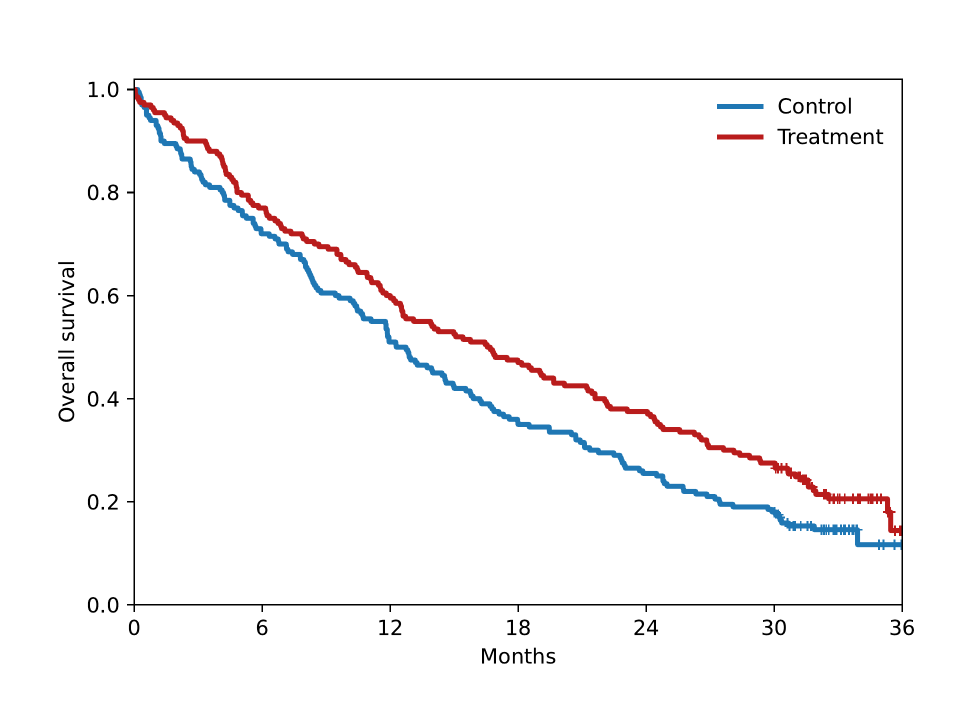
#> input picture data/images/base_clean_300dpi.png, 1920 x 1440 px (shown at 1/2 size)
$ python -i generate_images.py   (imports and definitions only)
#> lines starting #> are read from the running program, lines starting #| are printed output that depends on the picture
#> further down, picture is the input picture: PIL image 1920x1440 RGB; mean R, G, B 249.6, 249, 249.6
from __future__ import annotations

from runtime import run_root

import argparse
import io
import json
import platform
import shutil
import subprocess
import tempfile
from pathlib import Path

import matplotlib

# [1 line not run here, left out]
import matplotlib.pyplot as plt
import numpy as np
import pandas as pd
import scipy
import yaml
from PIL import Image, ImageFilter

from km_synthetic_utils import (
    ARM_CONTROL,
    ARM_TREATMENT,
    ARMS,
    build_km_outputs,
    rmst_from_step,
    simulate_trial,
    stable_rng,
    step_survival_at,
)


KNOB_COLUMNS = [
    "dpi",
    "jpeg_quality",
    "recompression_generations",
    "blur_sigma_px",
    "chroma",
    "colour_palette",
    "grayscale",
    "paper_noise_sd",
    "skew_degrees",
]
THRESHOLD_FACTORS = {"dpi", "jpeg_quality", "blur", "recompression"}


def load_config(path: Path) -> dict:
    with path.open("r", encoding="utf-8") as handle:
        return yaml.safe_load(handle)


def run_command(args: list[str], cwd: Path, timeout: int = 120) -> subprocess.CompletedProcess:
    return subprocess.run(args, cwd=cwd, check=True, capture_output=True, text=True, timeout=timeout)


def tool_available(name: str) -> bool:
    return shutil.which(name) is not None


def rel(path: Path, root: Path) -> str:
    return str(path.relative_to(root)).replace("\\", "/")


# [18 lines left out: functions ensure_dirs, as_bool, not called in this run]


def empty_if_none(value: object) -> object:
    return "" if value is None else value


# [115 lines left out: functions build_image_conditions, risk_table_times, render_pdf, rasterize_pdf, not called in this run]


def apply_chroma_420(image: Image.Image) -> Image.Image:
    y, cb, cr = image.convert("YCbCr").split()
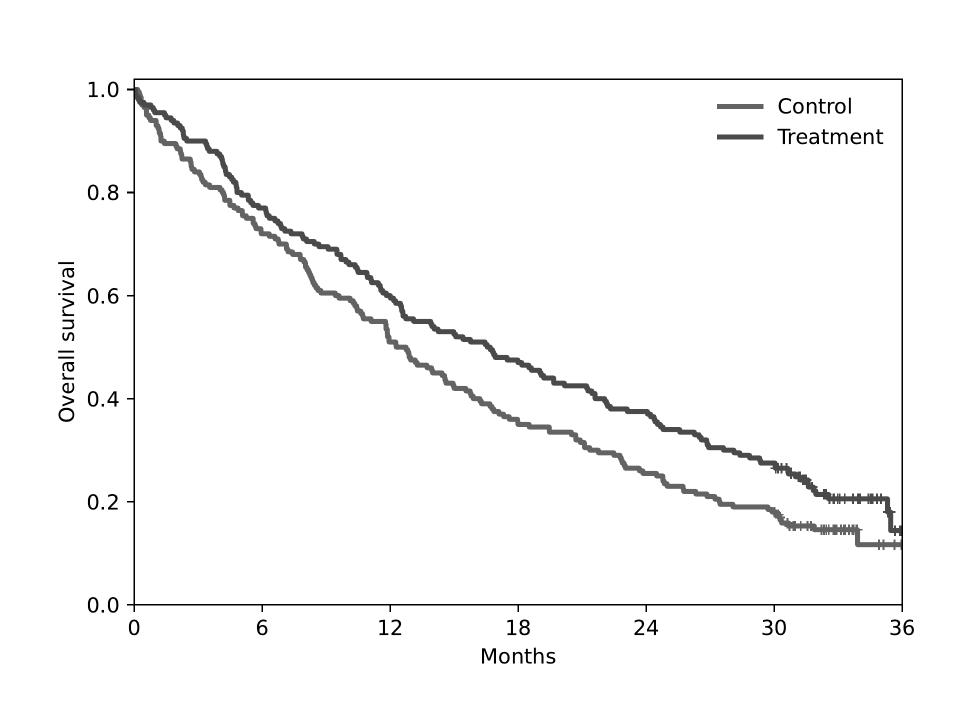
#> y: PIL image 1920x1440 L (shown at 1/2 size); min 0, max 255, mean 249.3
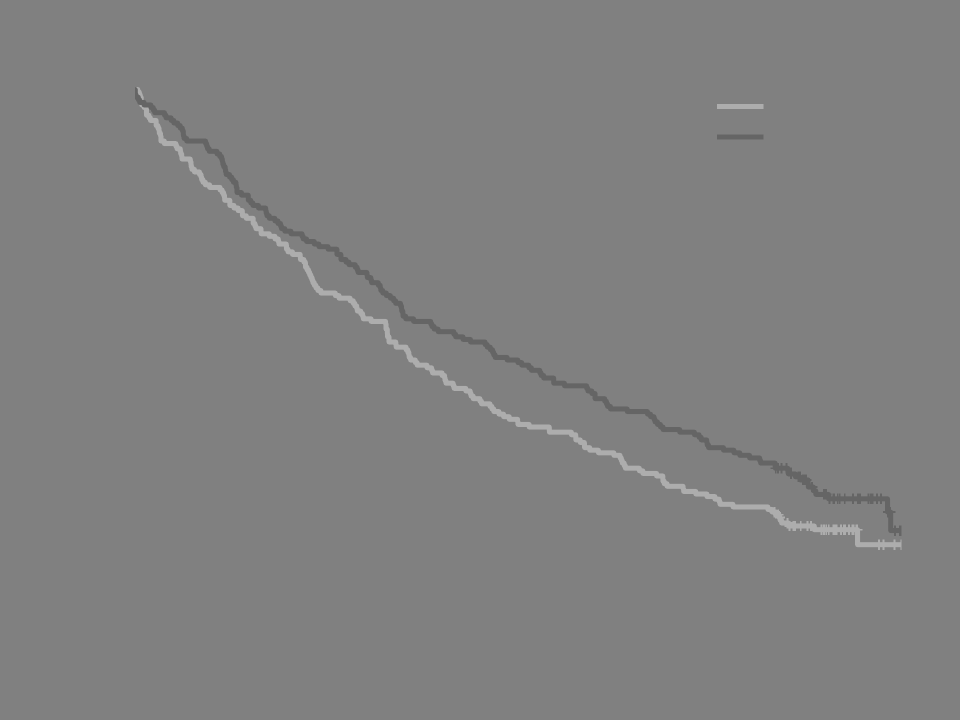
#> cb: PIL image 1920x1440 L (shown at 1/2 size); min 101, max 173, mean 128.2
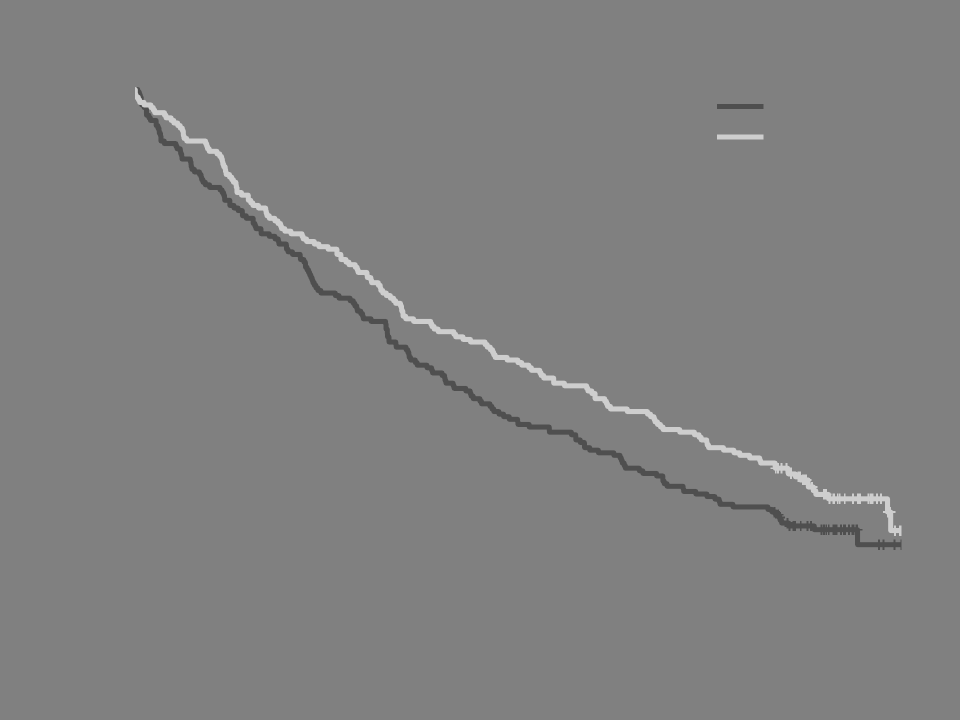
#> cr: PIL image 1920x1440 L (shown at 1/2 size); min 79, max 206, mean 128.3
    half = (max(1, image.width // 2), max(1, image.height // 2))
#> half = (960, 720)
    cb_small = cb.resize(half, Image.Resampling.BICUBIC)
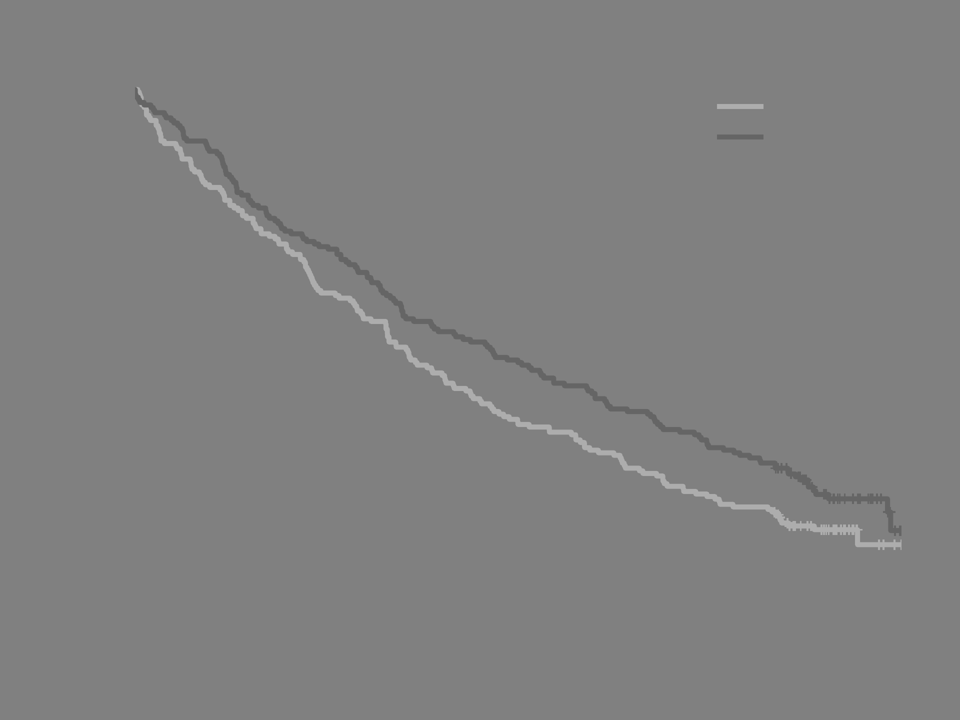
#> cb_small: PIL image 960x720 L; min 97, max 179, mean 128.2
    cr_small = cr.resize(half, Image.Resampling.BICUBIC)
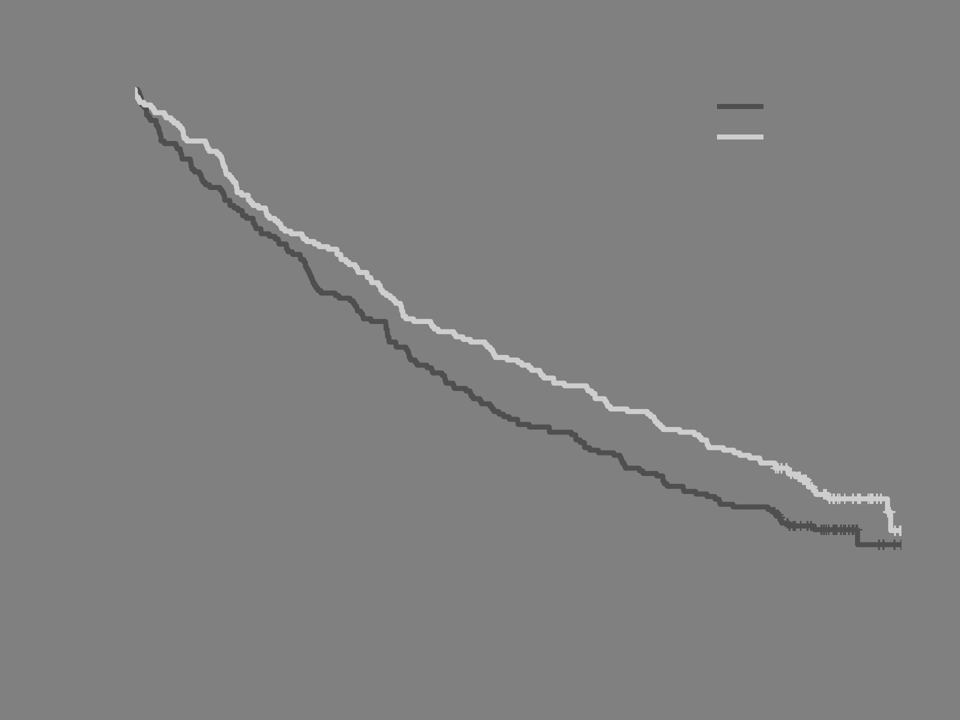
#> cr_small: PIL image 960x720 L; min 69, max 217, mean 128.3
    cb_big = cb_small.resize(image.size, Image.Resampling.BICUBIC)
    cr_big = cr_small.resize(image.size, Image.Resampling.BICUBIC)
    return Image.merge("YCbCr", (y, cb_big, cr_big)).convert("RGB")


# [344 lines left out: functions jpeg_roundtrip, apply_recompression, apply_legacy_scan, degrade_image, truth_metrics, render_images and 6 more, not called in this run]


# [2 lines not run here, left out]

>>> from PIL import Image
>>> picture = Image.open('../../data/images/base_clean_300dpi.png')
>>> result = apply_chroma_420(picture)
